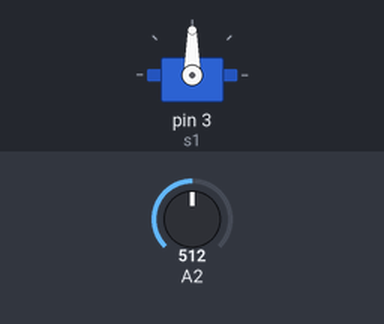
A sketch run on a simulated Arduino Uno, built with avr-gcc and run on an emulated ATmega328P. Shown: servo. The test bench sets the inputs (shaded band); at power-on: A2 = 512.

Above: at 1.2 s.
1.3 s: A2 set to 716
At 2.3 s:
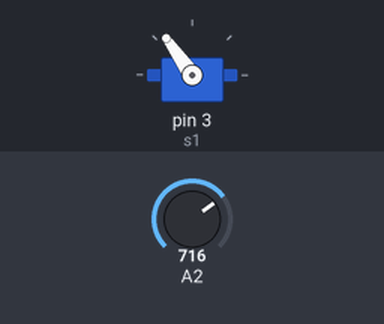
2.8 s: A2 set to 900
At 3.4 s:
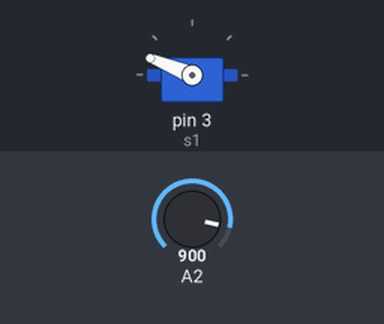
4.3 s: A2 set to 1023
At 5.5 s:
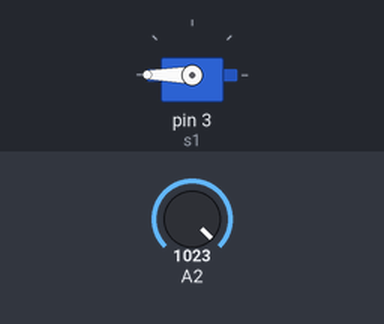
5.8 s: A2 set to 306
At 6.9 s:
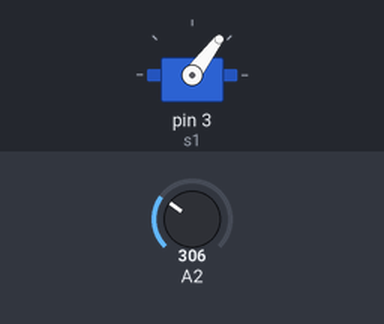
7.3 s: A2 set to 122
At 8.0 s:
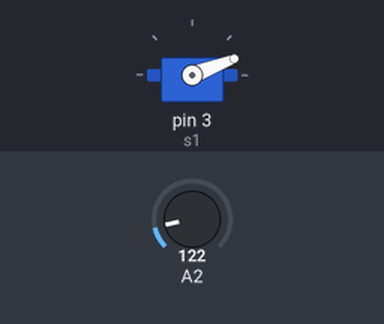
Timing chart, 0 to 9.8 s (numbered marks = the images above; inputs shaded):
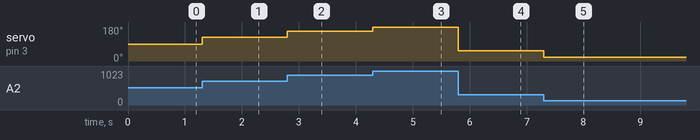

The sketch:

Survomoter_by_Potentiometer.ino
```cpp
#include<Servo.h>
Servo s1;
void setup() {
  s1.attach(3);
}

void loop() {
    float po = analogRead(A2);
    float value = map(po,0,1023,0,180);
    s1.write(value);


}
```

Measured:
- after the input at 1.3 s, servo on pin 3 (s1): 90° → 125° at once
- after the input at 2.8 s, servo on pin 3 (s1): 125° → 158° at once
- after the input at 4.3 s, servo on pin 3 (s1): 158° → 180° at once
- after the input at 5.8 s, servo on pin 3 (s1): 180° → 53° at once
- after the input at 7.3 s, servo on pin 3 (s1): 53° → 21° at once
